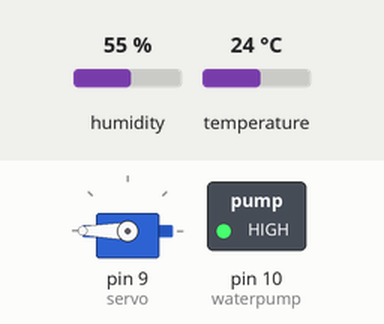
The sketch below on a simulated Arduino Uno, built with avr-gcc and run on an emulated ATmega328P. Parts: servo, switched loads named in the sketch (green lamp = pin HIGH). Inputs (shaded band) come from the test bench; at power-on: humidity 55 %, temperature 24 °C. What the sketch prints to the serial monitor is not drawn.

Above: at 5.9 s.
6.0 s: humidity set to 58 %
12.2 s: humidity set to 61 %
At 16.8 s:
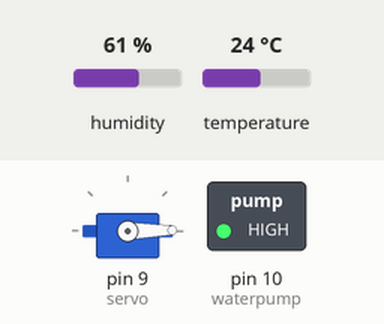
18.4 s: humidity set to 22 %
At 21.2 s:
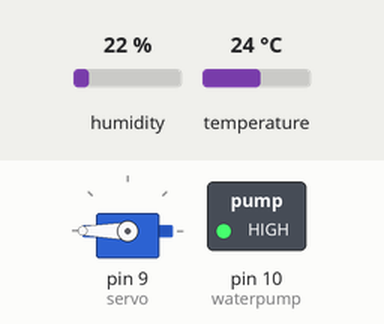
24.6 s: humidity set to 68 %
At 26.6 s:
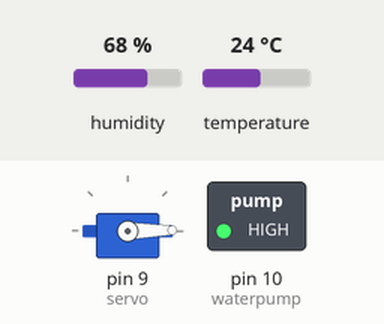
Timing chart, 0 to 28.1 s (numbered marks = the images above; inputs shaded):
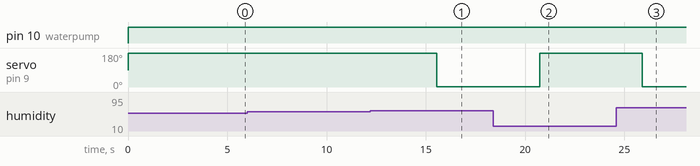

The sketch:

greenhouse.ino
```cpp
#include<DHT.h>
#include<SoftwareSerial.h>
#include<ArduinoJson.h>
#include<Servo.h>

#define DHTPIN 2
#define DHTTYPE DHT11
const int waterpump = 10;

SoftwareSerial espSerial(5, 6);
DHT dht(DHTPIN, DHTTYPE);
Servo servo;

int temp;
int humd;
int moist;
bool air_vent = false;
bool water_pump = false;
String str;

void setup(){
  Serial.begin(9600);
  espSerial.begin(9600);
  dht.begin();
  pinMode(waterpump, OUTPUT);
  servo.attach(9, 500, 2500);
}


void loop(){
  //----------------------------------------------------------
  // Get the data from the sensors
  temp = dht.readTemperature();
  humd = dht.readHumidity();
  moist = 30.0;

  Serial.print("H: ");
  Serial.print(humd);
  Serial.print("% ");
  Serial.print(" T: ");
  Serial.print(temp);
  Serial.println("C");

  if(temp > 25 || humd < 60){
    //open the air vent since temperature or humidity is low
    Serial.println("Air Vent Open");
    if(!air_vent)
    servo.write(180);
    air_vent = true;
  }
  else{
    //close the air vent
    Serial.println("Air Vent Closed");
    if(air_vent)
    servo.write(1);
    air_vent = false;
  }

  if(moist < 40){
    //turn on the water pump
    Serial.println("Water Pump is On");
    if(!water_pump)
    digitalWrite(waterpump, HIGH);
    water_pump = true;
  }
  else{
    //turn off the water pump
    Serial.println("Water Pump is off");
    if(water_pump)
    digitalWrite(waterpump, LOW);
    water_pump = false;
  }
  //----------------------------------------------------------

  //----------------------------------------------------------
  // Send the data to Nodemcu through serial communication
  const size_t capacity = JSON_OBJECT_SIZE(5);
  DynamicJsonBuffer jsonBuffer(capacity);

  JsonObject& root = jsonBuffer.createObject();
  root["temperature"] = temp;
  root["moisture"] = moist;
  root["humidity"] = humd;
  root["air_vent"] = air_vent;
  root["water_pump"] = water_pump;
  root.printTo(Serial);
  root.printTo(espSerial);
  //----------------------------------------------------------

  delay(5000);
}
```

Measured:
- the behaviour switches between 59 and 60 % on humidity (found by bisection; images 0 and 1)
- after the input at 6.0 s, every drawn part: stays the same
- after the input at 12.2 s, servo on pin 9 (servo): 180° → 1° after 3.4 s
- after the input at 18.4 s, servo on pin 9 (servo): 1° → 180° after 2.3 s
- after the input at 24.6 s, servo on pin 9 (servo): 180° → 1° after 1.3 s
